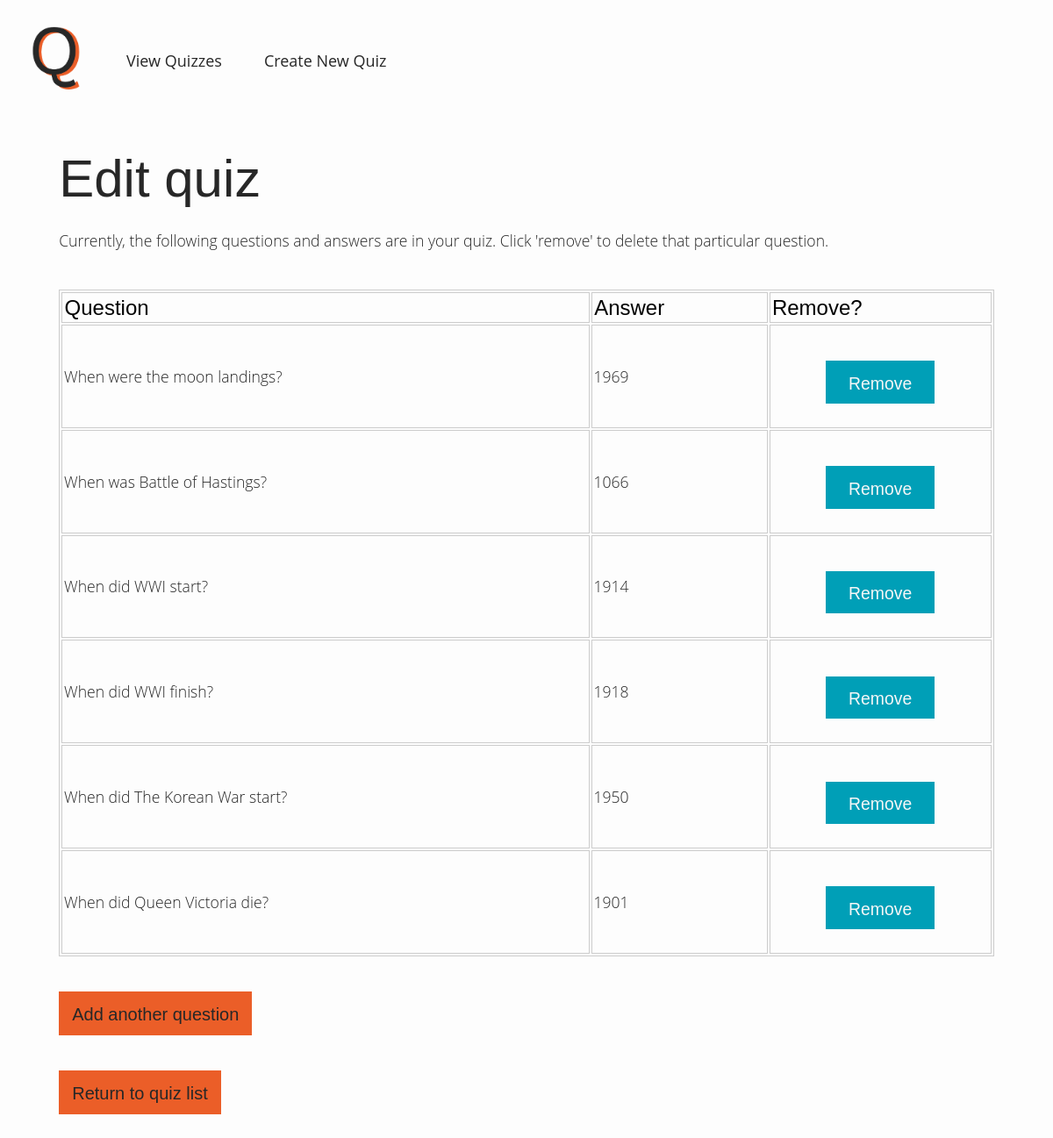
Screenshot of /edit/1 with the database file from the repository.
### app/models.py (models this page shows, shortened)
class Question(db.Model):
    id = db.Column(db.Integer, primary_key=True)
    question = db.Column(db.String(120), index=True, unique=False)
    answer = db.Column(db.String(120), index=True, unique=False)
    quiz_id = db.Column(db.Integer, db.ForeignKey("quiz.id"))

### app/routes.py (the view, shortened to what this page needs)
@app.route("/edit/<quiz_id>", methods=["GET", "POST"])
def edit(quiz_id):
	questions = Question.query.filter(Question.quiz_id==quiz_id)
	return render_template("edit.html", questions=questions, quiz_id=quiz_id)

### app/templates/edit.html (shortened to what this page needs)
{% extends "base.html" %}
{% block body %}
	<div class="quiz">
		<h1>Edit quiz</h1>
		<p class="tagline">Currently, the following questions and answers are in your quiz. Click 'remove' to delete that particular question.</p>
		<table id="edit-question-table">
			<tr>
				<th>Question</th>
				<th>Answer</th>
				<th>Remove?</th>
			</tr>
			{% for question in questions %}
				<tr>
					<td>{{ question.question }}</td>
					<td>{{ question.answer }}</td>
					<td>
						<form method="POST" action="/delete">
							<div id="remove-question">
								<input type="submit" value="Remove">
							</div>
						</form>
					</td>
				</tr>
			{% endfor %}
		</table>
		<button><a href="/add/{{ quiz_id }}">Add another question</a></button><br>
		<button><a href="/">Return to quiz list</a></button><br>
	</div>
{% endblock %}

### app/static/css/main.css (style rules this page uses)
body { align-items: left; background-color: #FDFDFD; }
h1 { font-family: Work Sans, sans-serif; font-weight: 300; font-size: 3.75em; margin-bottom: 0.4em; color: #272727; }
p { font-family: Open Sans, sans-serif; margin-bottom: 0px; font-size: 1.1em; font-weight: 300; color: #272727; }
a { text-decoration: none; color: #272727; }
input { width: 100%; margin-bottom: 1.3em; }
input[type="submit"], textarea, button { background-color: #EB5E28; border: none; padding: 0.75em; height: 2.5em; margin-top: 2em; font-family: Work Sans, sans-serif; font-weight: 400; font-size: 1.25em; text-decoration: none; color: #272727; }
.quiz { margin-left: 5%; margin-right: 5%; margin-bottom: 5%; }
.tagline { margin-bottom: 2.5em; }
table { width: 100%; }
th, td { padding: 0.1em; text-align: left; }
th { font-family: Work Sans, sans-serif; font-weight: 500; font-size: 1.5em; }
td { font-family: Open Sans, sans-serif; margin-bottom: 0px; font-size: 1.1em; font-weight: 300; }
#remove-question { width: 50%; margin-left: 25%; }
#remove-question input[type="submit"] { width: 100%; background-color: #009FB7; color: #f7f7f7; font-weight: 300; font-size: 1.1em; }
#edit-question-table, tr, td, th { border: 1px solid #ccc; }
#edit-question-table td { font-family: Open Sans, sans-serif; margin-bottom: 0px; font-size: 1.1em; font-weight: 300; color: #272727; }

### rows the page displays
Question: question "When were the moon landings?", answer "1969"
Question: question "When was Battle of Hastings?", answer "1066"
Question: question "When did WWI start?", answer "1914"
Question: question "When did WWI finish?", answer "1918"
Question: question "When did The Korean War start?", answer "1950"
Question: question "When did Queen Victoria die?", answer "1901"
